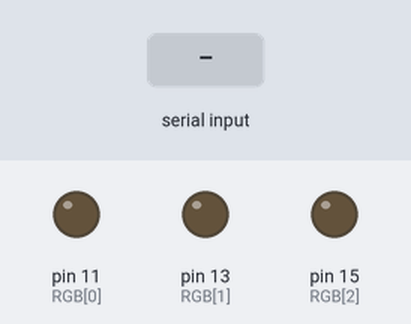
Simulated run of this program. Board: Raspberry Pi (header pin numbers). Shown: output pins drawn as LEDs (lit = HIGH). Inputs (shaded band) come from the test bench. What the program prints to the terminal is not drawn.

Above: at 1.2 s.
1.3 s: "r" typed at the terminal, then Enter
At 2.4 s:
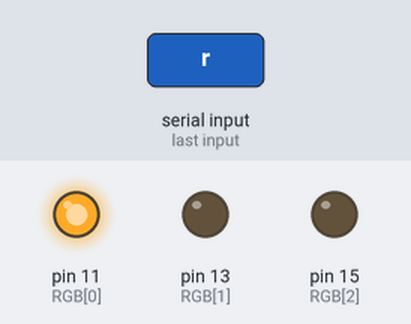
2.8 s: "g" typed at the terminal, then Enter
At 3.6 s:
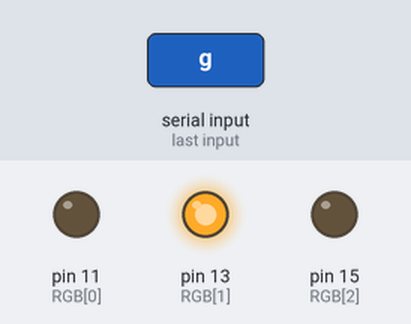
4.3 s: "b" typed at the terminal, then Enter
At 4.7 s:
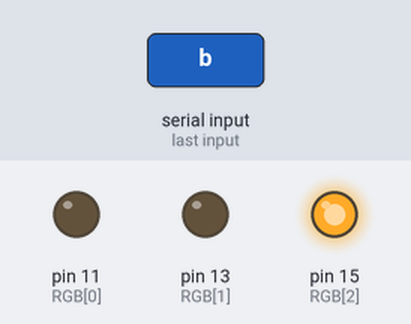
Timing chart, 0 to 7.3 s (numbered marks = the images above; inputs shaded):
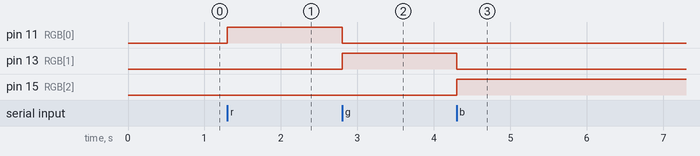

The program:

ledseg.py
```python
import RPi.GPIO as GPIO
import time

GPIO.setmode(GPIO.BOARD)
GPIO.setwarnings(False)

RGB = [11, 13, 15]
seg= [29, 31, 32, 33, 35, 36, 37]
num= 0|1|2|3|4|5|6|7|8|9

GPIO.setup(RGB, GPIO.OUT, initial=GPIO.LOW)
GPIO.setup(seg, GPIO.OUT, initial=GPIO.LOW)


fnd = [(1,1,1,1,1,1,0), (0,1,1,0,0,0,0), (1,1,0,1,1,0,1), (1,1,1,1,0,0,1,),(0,1,1,0,0,1,1),(1,0,1,1,0,1,1), (1,0,1,1,1,1,1),
       (1,1,1,0,0,1,0), (1,1,1,1,1,1,1), (1,1,1,1,0,1,1)]


while 1:

    a= input('r, g, b or 0~9 중 하나를 선택하세요')
    GPIO.output(RGB, GPIO.LOW)


    if (a == 'r'):
        GPIO.output(RGB[0], GPIO.HIGH)
        time.sleep(1)
    elif (a == 'g'):
        GPIO.output(RGB[1], GPIO.HIGH)
        time.sleep(1)
    elif (a == 'b'):
        GPIO.output(RGB[2], GPIO.HIGH)
        time.sleep(1)
    elif (a == num):
        GPIO.output(seg, fnd[num])
    else:
        GPIO.output(RGB, GPIO.LOW)
        time.sleep(1)
```

Measured:
- after the input at 1.3 s, pin 11 (RGB[0]): LOW → HIGH at once
- after the input at 2.8 s, pin 11 (RGB[0]): HIGH → LOW at once; pin 13 (RGB[1]): LOW → HIGH at once
- after the input at 4.3 s, pin 13 (RGB[1]): HIGH → LOW at once; pin 15 (RGB[2]): LOW → HIGH at once
